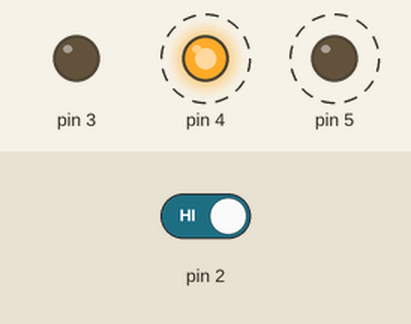
Simulated run of this sketch. Board: Arduino Uno, built with avr-gcc and run on an emulated ATmega328P. On the bench: output pins drawn as LEDs (lit = HIGH). Dashed ring = blinking. The inputs (shaded band) are chosen by the test bench; at power-on: pin 2 HIGH.

Above: at 1.8 s.
1.9 s: pin 2 driven LOW
At 2.9 s:
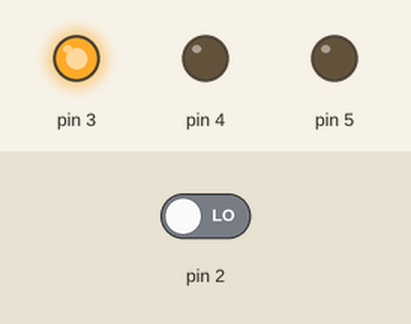
3.5 s: pin 2 driven HIGH
At 3.62 s:
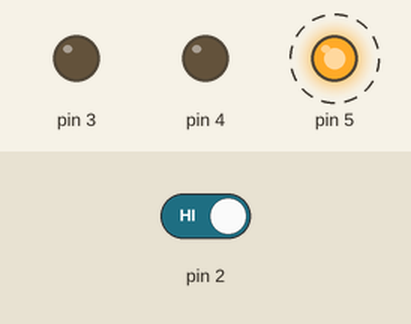
Timing chart, 0 to 12.5 s (numbered marks = the images above; inputs shaded):
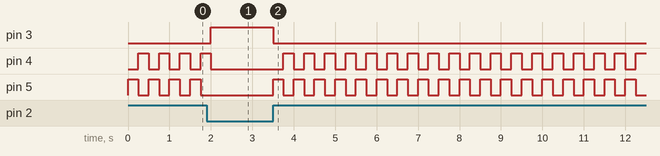

Measured:
- after the input at 1.9 s, pin 3: LOW → HIGH after 0.10 s; pin 4: goes on until 2.0 s, then stays LOW; pin 5: stops changing and stays LOW
- after the input at 3.5 s, pin 3: HIGH → LOW at once; pin 4: alternates HIGH for 0.25 s and LOW for 0.25 s, starting after 0.25 s; pin 5: alternates HIGH for 0.25 s and LOW for 0.25 s, starting at once
- by itself, pin 4, pin 5: alternates HIGH for 0.25 s and LOW for 0.25 s

The sketch:

Bot_o_Push_Button.ino
```cpp
int estadobotao = 0;
void setup() {
  // put your setup code here, to run once:
pinMode(3,OUTPUT);
pinMode(4, OUTPUT);
pinMode(5, OUTPUT);
pinMode(2, INPUT);
}

void loop() {
  // put your main code here, to run repeatedly:
estadobotao = digitalRead(2);
if (estadobotao == LOW){
  digitalWrite(3, HIGH);
  digitalWrite(4, LOW);
  digitalWrite(5, LOW);
}
else{
  digitalWrite(3, LOW); // apaga o LED da porta 3
digitalWrite(4, LOW); // apaga o LED da porta 4
digitalWrite(5, HIGH); // acende o LED da porta 5
delay(250); // espera 0.250 segundos
digitalWrite(4, HIGH); // acende o led da porta 4
digitalWrite(5, LOW); //apaga o led da porta 5
delay(250); //espera mais 0.250 segundos
}
}
```
